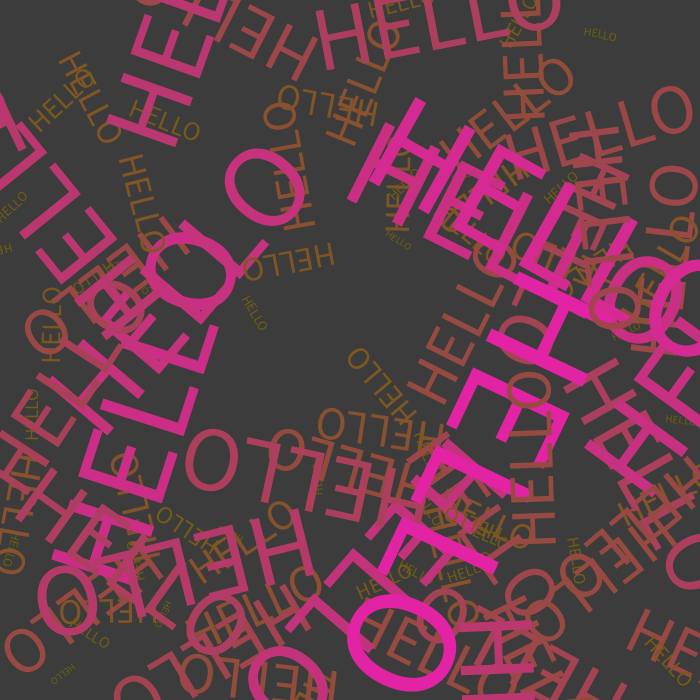
Frame 1 (no input)
Frame 60 (the mouse pressed at the canvas centre just before this capture): identical to frame 1, image omitted
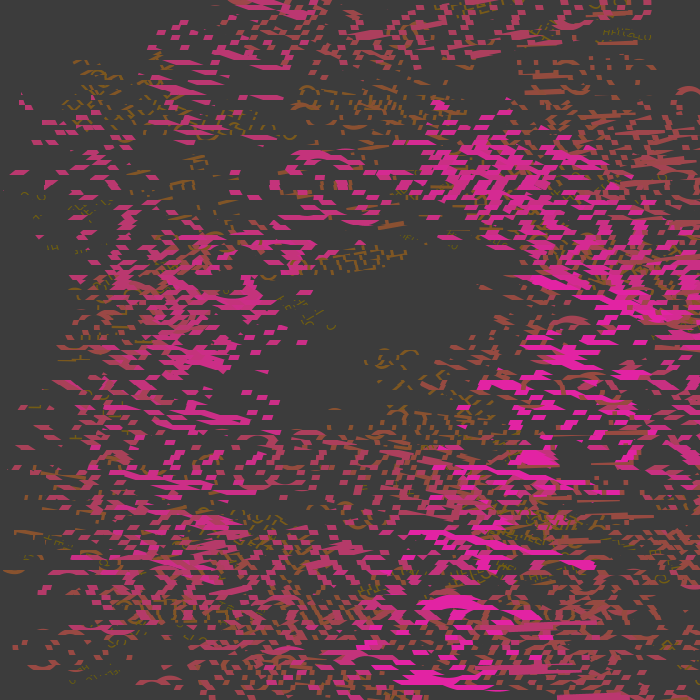
Frame 120 (the mouse held since frame 60 and released just before this capture)

The Processing sketch that drew these frames (run headless with seeded random() and noise(); from frame 60 on, the mouse is pressed at the canvas centre):

// Processing sketch: sketch_150208c_shift_image
// ── sketch_150208c_shift_image.pde
// import controlP5.*;

PVector coord = new PVector(30, 300);
PImage img;
int backgroundColor = 60;

void setup(){
  size(700, 700);
  
  generate();
  loadPixels();
  
  img = new PImage(width, height);
  img.loadPixels();
  img.pixels = pixels;
  img.updatePixels();
  
  frameRate(20);
}

void draw(){
  background(backgroundColor);
  
  float d = map(mouseX, 0, width, 0, 200);
  int h = (int) map(mouseY, 0, height, 1, 10);
  
  int pos = 0;
  int n = (int) (height / h);
  for(int i=0; i<n; i++){
    PImage line = img.get(0, pos, width, h);
    image(line, random(d), pos);
    pos += (int) h;
  }
}

void mousePressed(){
  coord = new PVector(mouseX, mouseY);
}

void generate(){
  background(backgroundColor);
  
  for(int i=0; i<100; i++){
    
    translate(random(width), random(height));
    rotate(random(TWO_PI));
    
    float size = random(10, map(i, 0, 100, 10, 200));
    float amt = size / 200;
    color b = lerpColor(
      color(100, 100, 0),
      color(255, 20, 200),
      amt
    );
    
    fill(b);
    textSize((int) size);
    text("HELLO", 0, 0);
    resetMatrix();
  }
}
